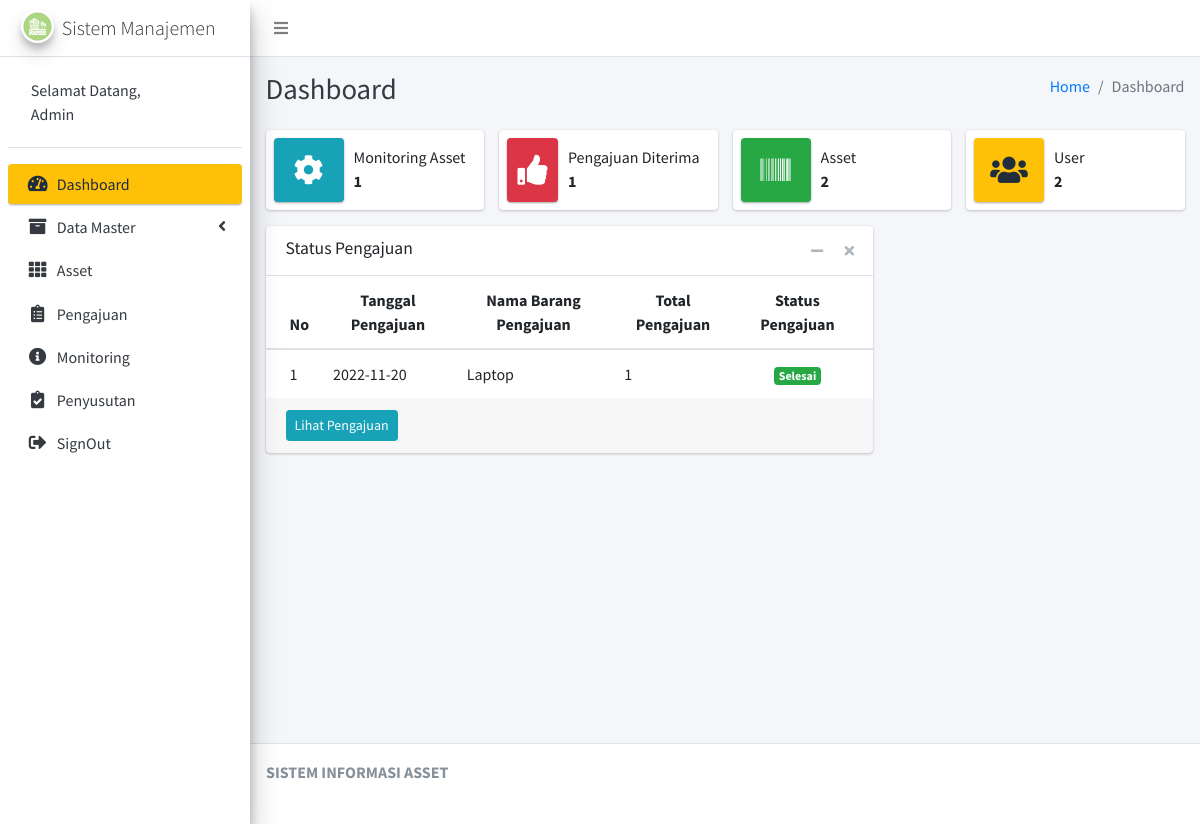
Page /index.php/Admin/cDashboard (signed in) on the committed database.
### tables this page shows
CREATE TABLE `pengajuan` (
  `id_pengajuan` int(11) NOT NULL,
  `id_monitoring` int(11) NOT NULL,
  `id_user` int(11) NOT NULL,
  `tgl_pengajuan` varchar(15) NOT NULL,
  `total_pengajuan` int(11) NOT NULL,
  `status_pengajuan` int(11) NOT NULL
);

CREATE TABLE `barang` (
  `id_barang` int(11) NOT NULL,
  `nama_barang` varchar(125) NOT NULL,
  `keterangan` text NOT NULL
);

### application/controllers/Admin/cDashboard.php (called while the page is built, shortened)
<?php
class cDashboard extends CI_Controller
{
    public function __construct()
    {
        $this->load->model('mDashboard');
        $this->load->model('mPengajuan');
    }
    public function index()
    {
        $data = array(
            'jml' => $this->mDashboard->total(),
            'pengajuan' => $this->mPengajuan->select()
        );
        $this->load->view('Admin/Layout/head');
        $this->load->view('Admin/Layout/aside');
        $this->load->view('Admin/vDashboard', $data);
        $this->load->view('Admin/Layout/footer');
    }
}

### index.php (called while the page is built, shortened)
<?php
require_once BASEPATH.'core/CodeIgniter.php';

### application/models/mDashboard.php (called while the page is built, shortened)
<?php
class mDashboard extends CI_Model
{
    public function total()
    {
        $data['monitoring'] = $this->db->query("SELECT COUNT(id_monitoring) as jml_monitoring FROM `monitoring`;")->row();
        $data['pengajuan'] = $this->db->query("SELECT COUNT(id_pengajuan) as jml_pengajuan FROM `pengajuan` WHERE status_pengajuan='2';")->row();
        $data['asset'] = $this->db->query("SELECT COUNT(id_asset) as jml_asset FROM `asset`;")->row();
        $data['user'] = $this->db->query("SELECT COUNT(id_user) as jml_user FROM `user`;")->row();
        return $data;
    }
}

### application/models/mPengajuan.php (called while the page is built, shortened)
<?php
class mPengajuan extends CI_Model
{
    public function select()
    {
        $this->db->select('*');
        $this->db->from('pengajuan');
        $this->db->join('monitoring', 'pengajuan.id_monitoring = monitoring.id_monitoring', 'left');
        $this->db->join('asset', 'asset.id_asset = monitoring.id_asset', 'left');
        $this->db->join('barang', 'barang.id_barang = asset.id_barang', 'left');
        $this->db->join('user', 'user.id_user = pengajuan.id_user', 'left');
        return $this->db->get()->result();
    }
}

### application/views/Admin/vDashboard.php (the view, shortened to what this page needs)
<div class="content-wrapper">
    <div class="content-header">
        <div class="container-fluid">
            <div class="row mb-2">
                <div class="col-sm-6">
                    <h1 class="m-0 text-dark">Dashboard</h1>
                </div>
                <div class="col-sm-6">
                    <ol class="breadcrumb float-sm-right">
                        <li class="breadcrumb-item"><a href="#">Home</a></li>
                        <li class="breadcrumb-item active">Dashboard</li>
                    </ol>
                </div>
            </div>
        </div>
    </div>
    <section class="content">
        <div class="container-fluid">
            <div class="row">
                <div class="col-12 col-sm-6 col-md-3">
                    <div class="info-box">
                        <span class="info-box-icon bg-info elevation-1"><i class="fas fa-cog"></i></span>
                        <div class="info-box-content">
                            <span class="info-box-text">Monitoring Asset</span>
                            <span class="info-box-number">
                                <?= $jml['monitoring']->jml_monitoring ?>
                            </span>
                        </div>
                    </div>
                </div>
                <div class="col-12 col-sm-6 col-md-3">
                    <div class="info-box mb-3">
                        <span class="info-box-icon bg-danger elevation-1"><i class="fas fa-thumbs-up"></i></span>
                        <div class="info-box-content">
                            <span class="info-box-text">Pengajuan Diterima</span>
                            <span class="info-box-number"> <?= $jml['pengajuan']->jml_pengajuan ?></span>
                        </div>
                    </div>
                </div>
                <div class="col-12 col-sm-6 col-md-3">
                    <div class="info-box mb-3">
                        <span class="info-box-icon bg-success elevation-1"><i class="fas fa-barcode"></i></span>
                        <div class="info-box-content">
                            <span class="info-box-text">Asset</span>
                            <span class="info-box-number"> <?= $jml['asset']->jml_asset ?></span>
                        </div>
                    </div>
                </div>
                <div class="col-12 col-sm-6 col-md-3">
                    <div class="info-box mb-3">
                        <span class="info-box-icon bg-warning elevation-1"><i class="fas fa-users"></i></span>
                        <div class="info-box-content">
                            <span class="info-box-text">User</span>
                            <span class="info-box-number"> <?= $jml['user']->jml_user ?></span>
                        </div>
                    </div>
                </div>
            </div>
            <div class="row">
                <div class="col-md-8">
                    <div class="card">
                        <div class="card-header border-transparent">
                            <h3 class="card-title">Status Pengajuan</h3>
                            <div class="card-tools">
                                <button type="button" class="btn btn-tool" data-card-widget="collapse">
                                    <i class="fas fa-minus"></i>
                                </button>
                                <button type="button" class="btn btn-tool" data-card-widget="remove">
                                    <i class="fas fa-times"></i>
                                </button>
                            </div>
                        </div>
                        <div class="card-body p-0">
                            <div class="table-responsive">
                                <table class="table m-0">
                                    <thead>
                                        <tr>
                                            <th class="text-center">No</th>
                                            <th class="text-center">Tanggal Pengajuan</th>
                                            <th class="text-center">Nama Barang Pengajuan</th>
                                            <th class="text-center">Total Pengajuan</th>
                                            <th class="text-center">Status Pengajuan</th>
                                        </tr>
                                    </thead>
                                    <tbody>
                                        <?php
                                        $no = 1;
                                        foreach ($pengajuan as $key => $value) {
                                        ?>
                                            <tr>
                                                <td><?= $no++ ?></td>
                                                <td><?= $value->tgl_pengajuan ?></td>
                                                <td><?= $value->nama_barang ?></td>
                                                <td><?= $value->total_pengajuan ?></td>
                                                <td class="text-center"><?php if ($value->status_pengajuan == '0') {
                                                                        ?>
                                                        <span class="badge badge-warning">Menunggu Konfirmasi Kepala Desa</span>
                                                    <?php
                                                                        } else if ($value->status_pengajuan == '1') {
                                                    ?>
                                                        <span class="badge badge-info">Asset Keputusan</span>
                                                    <?php
                                                                        } else if ($value->status_pengajuan == '2') {
                                                    ?>
                                                        <span class="badge badge-success">Selesai</span>
                                                    <?php
                                                                        } else {
                                                    ?>
                                                        <span class="badge badge-danger">Ditolak!</span>
                                                    <?php
                                                                        } ?>
                                                </td>
                                            </tr>
                                        <?php
                                        }
                                        ?>
                                    </tbody>
                                </table>
                            </div>
                        </div>
                        <div class="card-footer clearfix">
                            <a href="<?= base_url('Admin/cPengajuan') ?>" class="btn btn-sm btn-info float-left">Lihat Pengajuan</a>
                        </div>
                    </div>
                </div>
            </div>
        </div>
    </section>
</div>

### rows in the picture
pengajuan: tgl_pengajuan "2022-11-20", barang.nama_barang "Laptop", total_pengajuan "1", status_pengajuan "Selesai"

### other values in the picture
$jml['monitoring']->jml_monitoring "1"
$jml['pengajuan']->jml_pengajuan "1"
$jml['asset']->jml_asset "2"
$jml['user']->jml_user "2"
